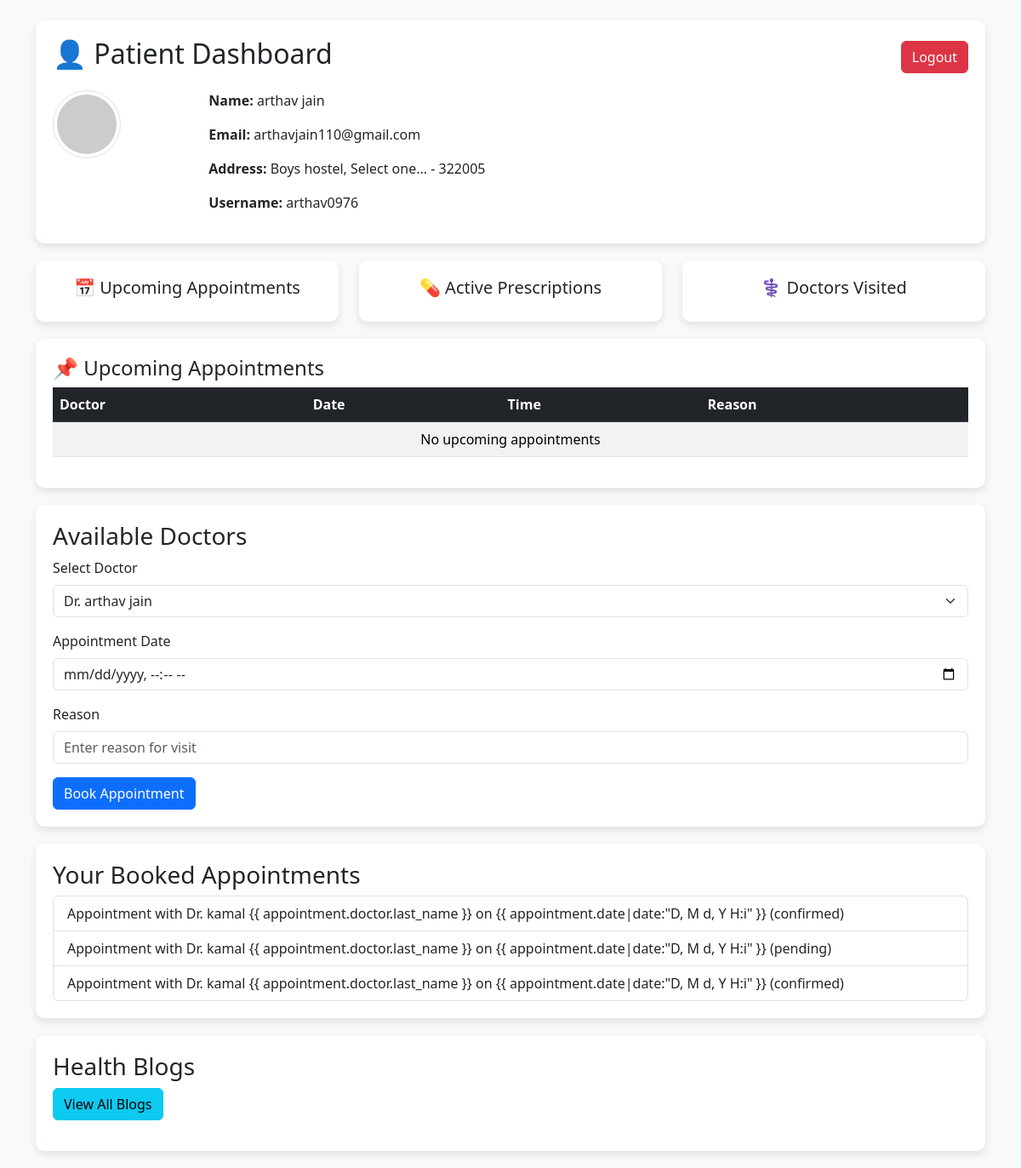
The app's page /patient_dashboard/ (signed in) with its own data.
### accounts/models.py (models this page shows, shortened)
class CustomUser(AbstractUser):
    USER_TYPE_CHOICES = (
        ('patient', 'Patient'),
        ('doctor', 'Doctor'),
    )
    user_type = models.CharField(max_length=10, choices=USER_TYPE_CHOICES)
    profile_picture = models.ImageField(upload_to="profiles/", blank=True, null=True)
    address_line1 = models.CharField(max_length=255, blank=True, null=True)
    city = models.CharField(max_length=100, blank=True, null=True)
    state = models.CharField(max_length=100, blank=True, null=True)
    pincode = models.CharField(max_length=10, blank=True, null=True)

class Appointment(models.Model):
    patient = models.ForeignKey(CustomUser, on_delete=models.CASCADE, related_name="patient_appointments")
    doctor = models.ForeignKey(CustomUser, on_delete=models.CASCADE, related_name="doctor_appointments")
    date = models.DateTimeField()
    status = models.CharField(max_length=20, choices=[("pending", "Pending"), ("confirmed", "Confirmed")], default="pending")

### accounts/views.py (the view, shortened to what this page needs)
# urls.py: path("patient_dashboard/", patient_dashboard_view, name="patient_dashboard"),
@login_required
def patient_dashboard_view(request):
    user = request.user
    if user.user_type != "patient":
        return redirect("dashboard")
    doctors = CustomUser.objects.filter(user_type="doctor")
    appointments = Appointment.objects.filter(patient=user).select_related("doctor")
    return render(
        request,
        "accounts/patient_dashboard.html",
        {
            "user": user,
            "doctors": doctors,
            "appointments": appointments,
            "upcoming_count": appointments.filter(date__gte=now()).count(),
        }
    )

### accounts/templates/accounts/patient_dashboard.html (shortened to what this page needs)
<!DOCTYPE html>
<html>
  <head>
    <link
      href="https://cdn.jsdelivr.net/npm/bootstrap@5.3.3/dist/css/bootstrap.min.css"
      rel="stylesheet"
    />
  </head>
  <body class="bg-light">
    <div class="container mt-4">
      <div class="dashboard-card">
        <div class="dashboard-header">
          <h2>👤 Patient Dashboard</h2>
          <a href="{% url 'logout' %}" class="btn btn-danger">Logout</a>
        </div>
        <div class="row mt-3">
          <div class="col-md-2">
            {% if user.profile_picture %}
            <img
              src="{{ user.profile_picture.url }}"
              class="profile-img img-thumbnail"
            />
            {% else %}
            <img
              src="https://via.placeholder.com/80"
              class="profile-img img-thumbnail"
            />
            {% endif %}
          </div>
          <div class="col-md-10">
            <p>
              <strong>Name:</strong> {{ user.first_name }} {{ user.last_name }}
            </p>
            <p><strong>Email:</strong> {{ user.email }}</p>
            <p>
              <strong>Address:</strong> {{ user.address_line1 }},  {{ user.state }} - {{ user.pincode }}
            </p>
            <p><strong>Username:</strong> {{ user.username }}</p>
          </div>
        </div>
      </div>
      <div class="row">
        <div class="col-md-4">
          <div class="dashboard-card text-center">
            <h5>📅 Upcoming Appointments</h5>
          </div>
        </div>
        <div class="col-md-4">
          <div class="dashboard-card text-center">
            <h5>💊 Active Prescriptions</h5>
          </div>
        </div>
        <div class="col-md-4">
          <div class="dashboard-card text-center">
            <h5>⚕️ Doctors Visited</h5>
          </div>
        </div>
      </div>
      <div class="dashboard-card">
        <h4>📌 Upcoming Appointments</h4>
        <table class="table table-striped mt-2">
          <thead class="table-dark">
            <tr>
              <th>Doctor</th>
              <th>Date</th>
              <th>Time</th>
              <th>Reason</th>
            </tr>
          </thead>
          <tbody>
            {% for appointment in upcoming_appointments_list %}
            <tr>
              <td>
                Dr. {{ appointment.doctor.user.first_name }} {{
                appointment.doctor.user.last_name }}
              </td>
              <td>{{ appointment.date|date:"M d, Y" }}</td>
              <td>{{ appointment.date|time:"H:i" }}</td>
              <td>{{ appointment.reason }}</td>
            </tr>
            {% empty %}
            <tr>
              <td colspan="4" class="text-center">No upcoming appointments</td>
            </tr>
            {% endfor %}
          </tbody>
        </table>
      </div>
      <div class="dashboard-card">
        <h3>Available Doctors</h3>
        <form method="POST">
          <div class="mb-3">
            <label for="doctor_id" class="form-label">Select Doctor</label>
            <select name="doctor_id" id="doctor_id" class="form-select">
              {% for doctor in doctors %}
              <option value="{{ doctor.id }}">
                Dr. {{ doctor.first_name }} {{ doctor.last_name }}
              </option>
              {% endfor %}
            </select>
          </div>
          <div class="mb-3">
            <label for="appointment_date" class="form-label"
              >Appointment Date</label
            >
            <input
              type="datetime-local"
              name="appointment_date"
              id="appointment_date"
              class="form-control"
            />
          </div>
          <div class="mb-3">
            <label for="reason" class="form-label">Reason</label>
            <input
              type="text"
              name="reason"
              id="reason"
              class="form-control"
              placeholder="Enter reason for visit"
            />
          </div>
          <button type="submit" class="btn btn-primary">
            Book Appointment
          </button>
        </form>
      </div>
      <div class="dashboard-card">
        <h3>Your Booked Appointments</h3>
        <ul class="list-group">
          {% for appointment in appointments %}
          <li class="list-group-item">
            Appointment with Dr. {{ appointment.doctor.first_name }} {{
            appointment.doctor.last_name }} on {{ appointment.date|date:"D, M d,
            Y H:i" }} ({{ appointment.status }})
          </li>
          {% empty %}
          <li class="list-group-item">No appointments booked yet.</li>
          {% endfor %}
        </ul>
      </div>
      <div class="dashboard-card">
        <h3>Health Blogs</h3>
        <a href="{% url 'patient_blogs' %}" class="btn btn-info mb-3"
          >View All Blogs</a
        >
      </div>
    </div>
  </body>
</html>

### accounts/templates/accounts/patient_dashboard.html (style rules this page uses)
.dashboard-card { background: #fff; padding: 20px; border-radius: 10px; box-shadow: 0 4px 10px rgba(0, 0, 0, 0.1); margin-bottom: 20px; }
.dashboard-header { display: flex; align-items: center; justify-content: space-between; }
.profile-img { border-radius: 50%; width: 80px; height: 80px; object-fit: cover; }

### records on screen
CustomUser: first_name "arthav", last_name "jain", email "arthavjain110@gmail.com", address_line1 "Boys hostel", state "Select one...", pincode "322005", username "arthav0976"
Appointment: doctor.first_name "kamal", status "confirmed"
Appointment: doctor.first_name "kamal", status "pending"
Appointment: doctor.first_name "kamal", status "confirmed"
